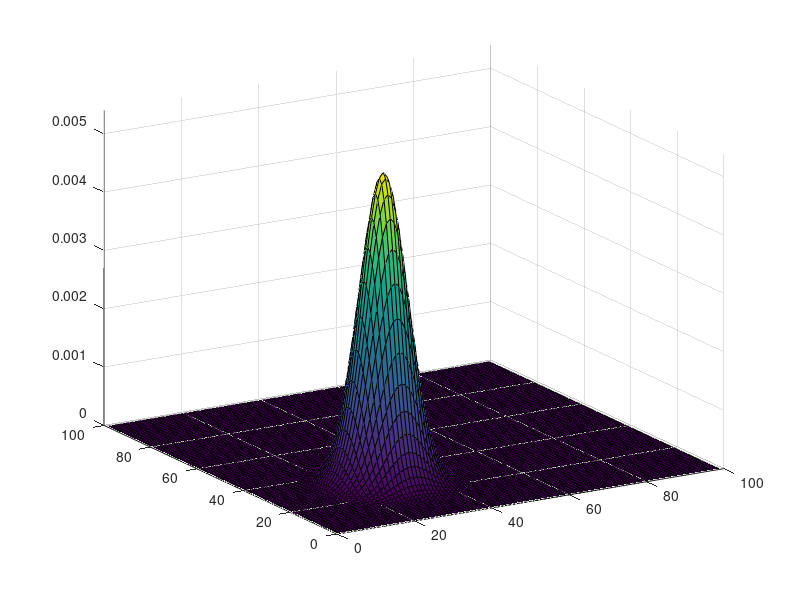
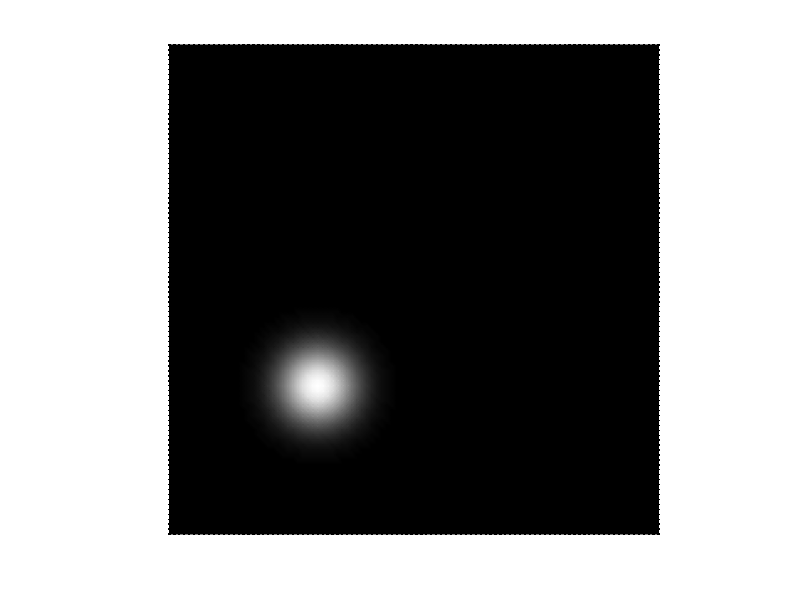
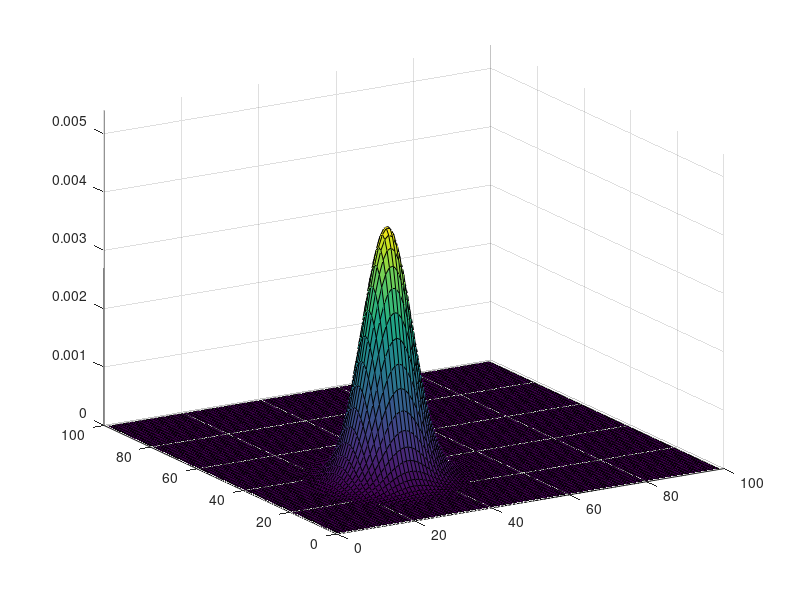
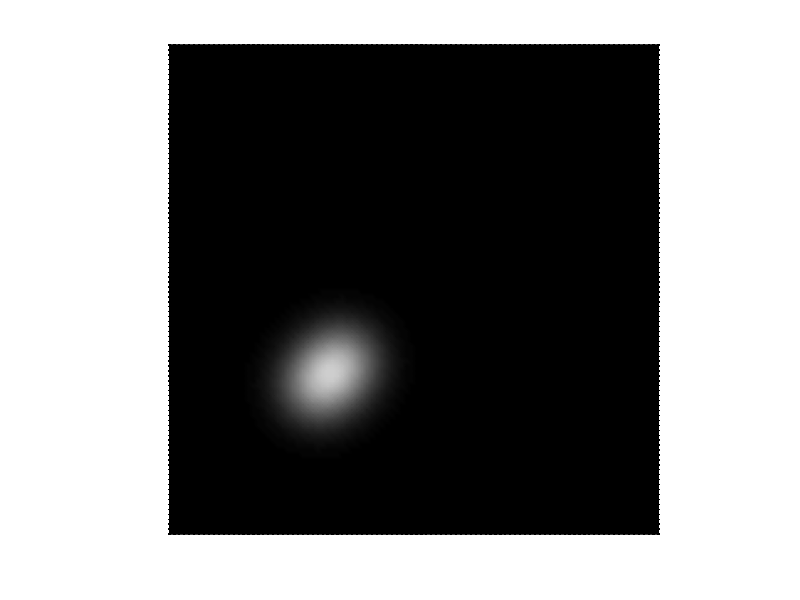

Reproduce these figures in MATLAB, in order.
close all
clear variables
clc

opt=[];
%% Domain bounds
DomainBounds.xmin = 0.0;
DomainBounds.xmax = 100.0;
DomainBounds.ymin = 0.0;
DomainBounds.ymax = 100.0;
Lx = DomainBounds.xmax - DomainBounds.xmin;
Ly = DomainBounds.ymax - DomainBounds.ymin;

opt.DomainBounds = DomainBounds;
opt.L = [Lx;Ly];

% number of agents
opt.nagents = 1;

xdel=1;%resolution in x
ydel=1;%resolution in y
xRange=opt.DomainBounds.xmin:xdel:opt.DomainBounds.xmax-xdel;
yRange=opt.DomainBounds.ymin:ydel:opt.DomainBounds.ymax-ydel;

[X,Y] = meshgrid(xRange,yRange);

%% infotrmation map presnted in howie's office last time
peaks = [30 30; 
         35 35; 
         25 25; 
         25 35; 
         35 25; 
         70 70; 
         65 65; 
         75 75;
         65 75; 
         75 65;
         ]; 

for i = 1:size(peaks,1)
    close all; 
    m=peaks(i,:); %[30 30];
    s=30*eye(2);
    % m2=[100 90];
    % s2=100*eye(2);
    % m3=[60 100];
    % s3=60*eye(2);
    
    G1 = mvnpdf([X(:), Y(:)],m,s);
    % G2 = mvnpdf([X(:), Y(:)],m2,s2);
    % G3 = mvnpdf([X(:), Y(:)],m3,s3);
    if i==1
        pdfMap = G1; 
    else 
        pdfMap=(pdfMap + G1);
    end
    
    infoMap = i*pdfMap; 
    infoMap=max(infoMap,0); %crop below 0
    infoMap=infoMap./max(infoMap); %normalize
    infoMap = infoMap./sum(sum(infoMap));
    
    Z = zeros(size(X));
    opt.erg.mu=reshape(infoMap,size(X));
    
    figure(1); 
    % hold on
    surf(X,Y,reshape(infoMap,size(X)));  % Bhaskar
    view([-31.06163 21.91969]); 
    zlim([0 0.0054]); 
    % colormap('gray');
    % saveas(gcf, strcat('plot3d_',num2str(i),'.png')); 
    exportgraphics(gca,strcat('plot3d_',num2str(i),'.png')); 

    figure(2);
    % set(gcf,'color','w'); 
    % hold on
    surface(X,Y,Z,reshape(infoMap,size(X)), 'FaceColor','interp', 'EdgeColor','interp','Marker','.');
    colormap('gray');
    axis tight
    axis equal
    set(gca,'visible','off')
    % saveas(gcf, strcat('plot2d_',num2str(i),'.png')); 
    exportgraphics(gca,strcat('plot2d_',num2str(i),'.png'))
end

% m=[30 30];
% s=10*eye(2);
% % m2=[100 90];
% % s2=100*eye(2);
% % m3=[60 100];
% % s3=60*eye(2);
% 
% G1 = mvnpdf([X(:), Y(:)],m,s);
% % G2 = mvnpdf([X(:), Y(:)],m2,s2);
% % G3 = mvnpdf([X(:), Y(:)],m3,s3);
% infoMap=(G1);
% 
% infoMap=max(infoMap,0); %crop below 0
% infoMap=infoMap./max(infoMap); %normalize
% infoMap = infoMap./sum(sum(infoMap));
% 
% Z = zeros(size(X));
% opt.erg.mu=reshape(infoMap,size(X));
% 
% figure(1);
% % set(gcf,'color','w'); 
% hold on
% surface(X,Y,Z,reshape(infoMap,size(X)), 'FaceColor','interp', 'EdgeColor','interp','Marker','.');
% colormap('gray');
% axis tight
% axis equal
% 
% figure(2); 
% hold on
% surf(X,Y,reshape(infoMap,size(X)));  % Bhaskar
% view([-31.06163 21.91969]); 
% zlim([0 0.02]); 
% % colormap('gray');